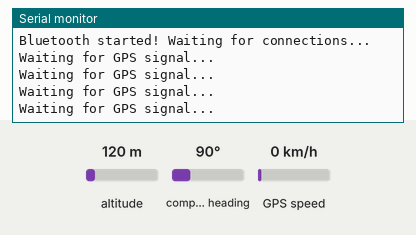
Simulated run of this sketch. Board: ESP32. On the bench: the last lines printed to the serial monitor. The test bench sets the inputs (shaded band); at power-on: altitude 120 m, compass heading 90°, GPS speed 0 km/h. The GPS gets a fix after 3 s at 37.7749, -122.4194 with 8 satellites; nothing arrives over Bluetooth unless stated.

Above: at 1.2 s.
1.3 s: altitude set to 20 m
At 3.8 s:
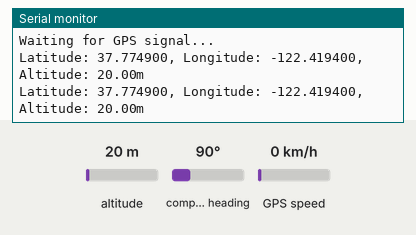
5.4 s: altitude set to 250 m
At 6.7 s:
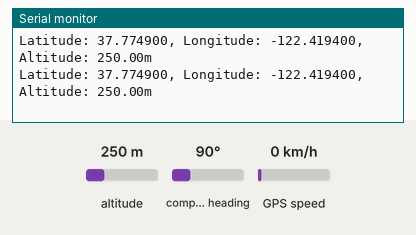

Measured:
- after the input at 1.3 s, the serial monitor: prints a new line after 1.7 s (image 1)
- after the input at 5.4 s, the serial monitor: prints a new line after 0.61 s (image 2)

The sketch:

gps_basic.ino
```cpp
#include <TinyGPS++.h>
#include <HardwareSerial.h>
#include "BluetoothSerial.h"

// Create GPS and Bluetooth instances
TinyGPSPlus gps;
BluetoothSerial BTSerial;

// Initialize serial port for GPS (HardwareSerial)
HardwareSerial GPSSerial(1);

void setup() {
  // Start the Serial Monitor for debugging
  Serial.begin(115200);

  // Start the GPS serial connection
  GPSSerial.begin(9600, SERIAL_8N1, 16, 17); // RX=16, TX=17 for ESP32

  // Start Bluetooth Serial with a name for the ESP32 Bluetooth
  BTSerial.begin("ESP32_GPS");
  Serial.println("Bluetooth started! Waiting for connections...");
}

void loop() {
  // Check if there is data coming from the GPS module
  while (GPSSerial.available() > 0) {
    char c = GPSSerial.read();
    if (gps.encode(c)) {
      displayGPSInfo();
    }
  }
}

// Function to display GPS info and send it over Bluetooth
void displayGPSInfo() {
  if (gps.location.isValid()) {
    // Prepare the data to be sent
    String gpsData = "Latitude: " + String(gps.location.lat(), 6) +
                     ", Longitude: " + String(gps.location.lng(), 6) +
                     ", Altitude: " + String(gps.altitude.meters()) + "m";

    // Print to Serial Monitor
    Serial.println(gpsData);

    // Send over Bluetooth
    BTSerial.println(gpsData);
  } else {
    Serial.println("Waiting for GPS signal...");
    BTSerial.println("Waiting for GPS signal...");
  }
}
```
